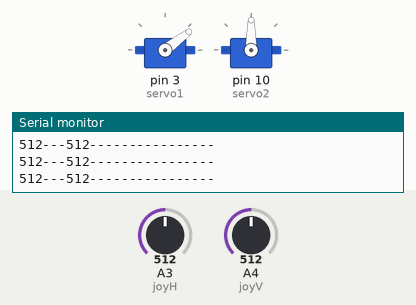
This sketch was run on a simulated Arduino Uno, built with avr-gcc and run on an emulated ATmega328P. On the bench: 2 × servo, the last lines printed to the serial monitor. The inputs (shaded band) are chosen by the test bench; at power-on: A3 (joyH) = 512, A4 (joyV) = 512.

Above: at 1.2 s.
1.3 s: A3 (joyH) set to 716
At 2.1 s:
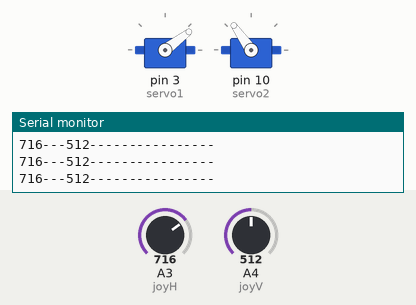
2.8 s: A4 (joyV) set to 716
At 3.8 s:
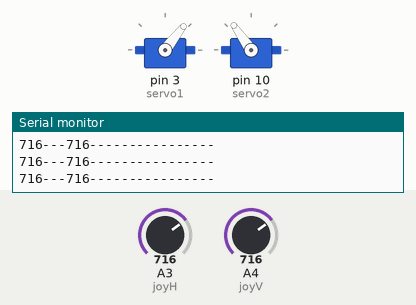
4.3 s: A3 (joyH) set to 900
At 5.5 s:
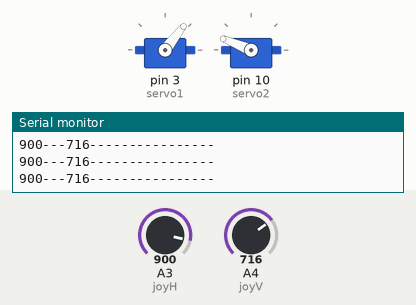
5.8 s: A4 (joyV) set to 900
At 6.4 s:
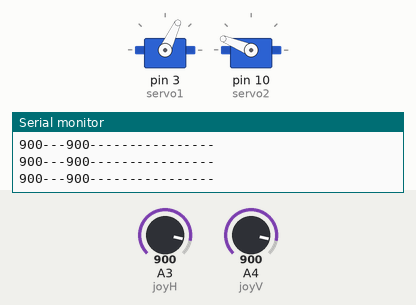
7.3 s: A3 (joyH) set to 1023
At 8.2 s:
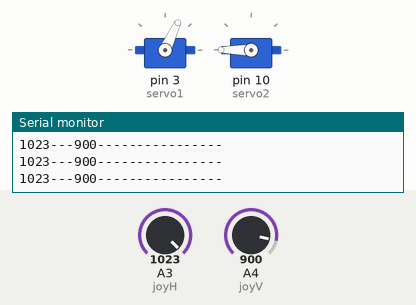
8.8 s: A4 (joyV) set to 511
At 10.0 s:
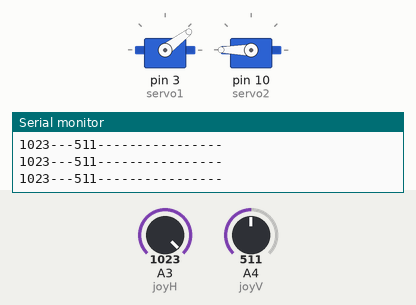
Timing chart, 0 to 11.3 s (numbered marks = the images above; inputs shaded):
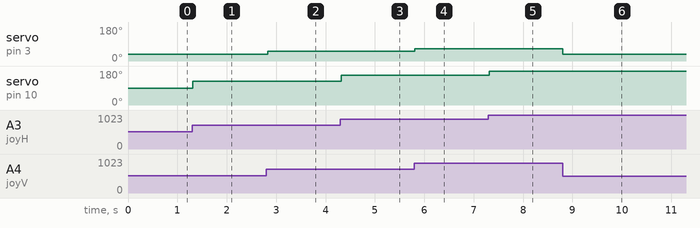

Measured:
- after the input at 1.3 s, servo on pin 10 (servo2): 90° → 125° at once
- after the input at 2.8 s, servo on pin 3 (servo1): 37° → 52° at once
- after the input at 4.3 s, servo on pin 10 (servo2): 125° → 158° at once
- after the input at 5.8 s, servo on pin 3 (servo1): 52° → 65° at once
- after the input at 7.3 s, servo on pin 10 (servo2): 158° → 180° at once
- after the input at 8.8 s, servo on pin 3 (servo1): 65° → 37° at once

The sketch:

code_for_two_servos_one_joystick.ino
```cpp
#include <Servo.h>

const int servo1 = 3;       // first servo
const int servo2 = 10;       // second servo
const int joyH = 3;        // L/R Parallax Thumbstick
const int joyV = 4;        // U/D Parallax Thumbstick

int servoVal;           // variable to read the value from the analog pin

Servo myservo1;  // create servo object to control a servo
Servo myservo2;  // create servo object to control a servo


void setup() {

  // Servo
  myservo1.attach(servo1);  // attaches the servo
  myservo2.attach(servo2);  // attaches the servo

  // Inizialize Serial
  Serial.begin(9600);
}


void loop(){

    // Display Joystick values using the serial monitor
    outputJoystick();

    // Read the horizontal joystick value  (value between 0 and 1023)
    servoVal = analogRead(joyH);
    servoVal = map(servoVal, 0, 1023, 0, 180);     // scale it to use it with the servo (result  between 0 and 180)

    myservo2.write(servoVal);                         // sets the servo position according to the scaled value

    // Read the horizontal joystick value  (value between 0 and 1023)
    servoVal = analogRead(joyV);
    servoVal = map(servoVal, 0, 1023, 0, 75);     // scale it to use it with the servo (result between 70 and 180)

    myservo1.write(servoVal);                           // sets the servo position according to the scaled value

    delay(15);                                       // waits for the servo to get there

}


/**
* Display joystick values
*/
void outputJoystick(){

    Serial.print(analogRead(joyH));
    Serial.print ("---");
    Serial.print(analogRead(joyV));
    Serial.println ("----------------");
}
```
